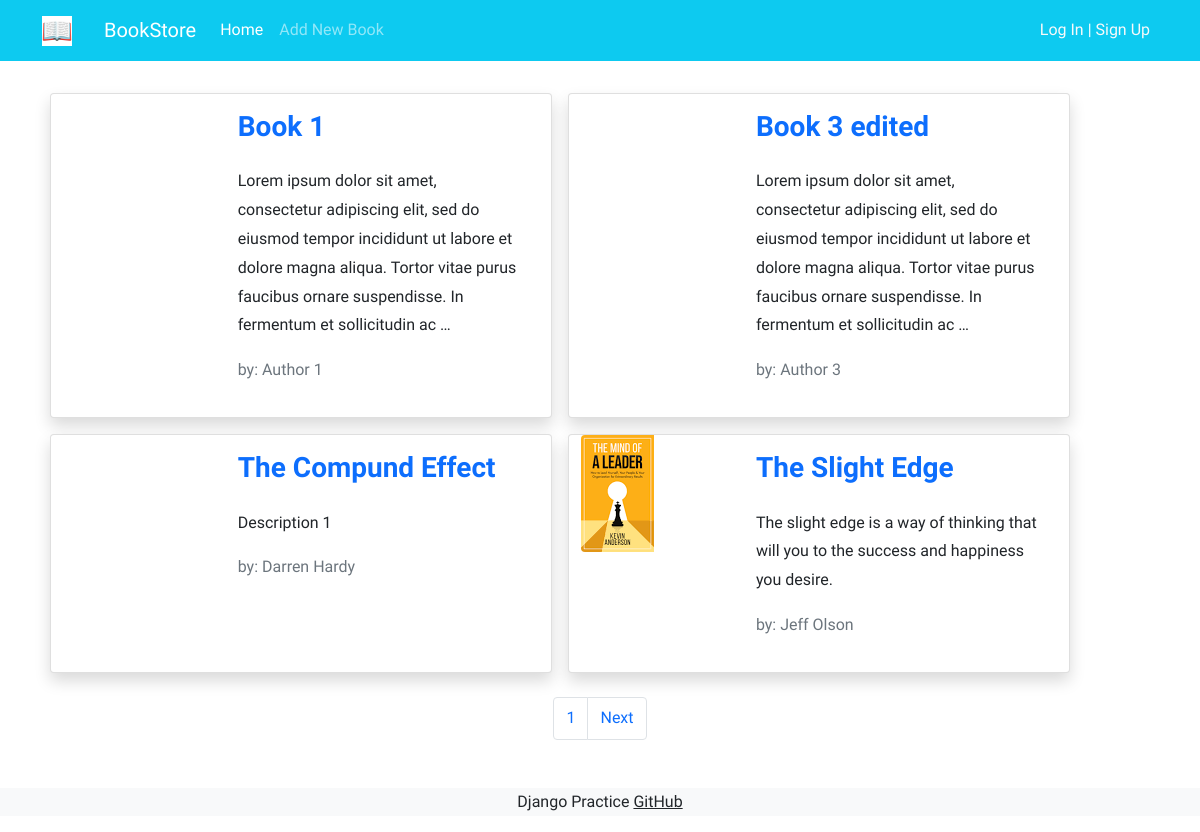
The page /books/ on the database its author committed.
### books/models.py (models this page shows, shortened)
class Book(models.Model):
    title = models.CharField(max_length=200)
    author = models.CharField(max_length=200)
    description = models.TextField()
    price = models.DecimalField(max_digits=5, decimal_places=2)
    cover = models.ImageField(upload_to='covers/', blank=True)
    def get_absolute_url(self):
        return reverse('book_detail', args=[self.id])

### books/views.py (the view)
# urls.py: path('', BookListView.as_view(), name='book_list'),
class BookListView(generic.ListView):
    model = Book
    paginate_by = 4 # number of items in a page
    template_name = 'books/book_list.html'
    context_object_name = 'books'

### books/templates/books/book_list.html (shortened to what this page needs)
{% extends '_base.html' %}
{% block content %}
<div class="container mt-4">
    <div class="row flex-row">
        {% for book in books %}
            <div class="card m-2 shadow" style="max-width: 45%">
                <div class="row g-0 h-100">
                    <div class="col-md-4">
                        {% if book.cover %}
                        <img src="{{ book.cover.url }}"
                             class="img-fluid rounded-start" alt="...">
                        {% endif %}
                    </div>
                    <div class="col-md-8 h-100">
                        <div class="d-flex flex-column justify-content-between h-100">
                            <div class="card-body">
                                <a class="text-decoration-none" href="{{ book.get_absolute_url }}"><h3 class="card-title"><strong>{{ book.title|capfirst }}</strong></h3></a>
                                <p class="card-text pt-3">{{ book.description|truncatewords:30 }}</p>
                                <p class="text-muted">by: {{ book.author|capfirst }}</p>
                            </div>
                        </div>
                    </div>
                </div>
            </div>
        {% endfor %}
    </div>
</div>
<nav aria-label="Page navigation">
  <ul class="pagination justify-content-center mt-3">
    <li class="page-item"><a class="page-link" href="">{{ page_obj.number }}</a></li>
    {% if page_obj.has_next %}
        <li class="page-item"><a class="page-link" href="?page={{ page_obj.next_page_number }}">Next</a></li>
    {% endif %}
  </ul>
</nav>
{% endblock %}

### static/css/style.css (style rules this page uses)
* { font-family: 'Roboto', sans-serif; line-height: 1.8rem; }

### rows shown on the page
Book: title "Book 1", description "Lorem ipsum dolor sit amet, consectetur adipiscing elit, sed do eiusmod tempor incididunt ut labore et dolore magna aliqua. Tortor vitae purus faucibus ornare suspendisse. In fermentum et sollicitudin ac …", author "Author 1"
Book: title "Book 3 edited", description "Lorem ipsum dolor sit amet, consectetur adipiscing elit, sed do eiusmod tempor incididunt ut labore et dolore magna aliqua. Tortor vitae purus faucibus ornare suspendisse. In fermentum et sollicitudin ac …", author "Author 3"
Book: title "The Compund Effect", description "Description 1", author "Darren Hardy"
Book: cover (picture), title "The Slight Edge", description "The slight edge is a way of thinking that will you to the success and happiness you desire.", author "Jeff Olson"

### other values the page prints
{{ page_obj.number }} "1"
